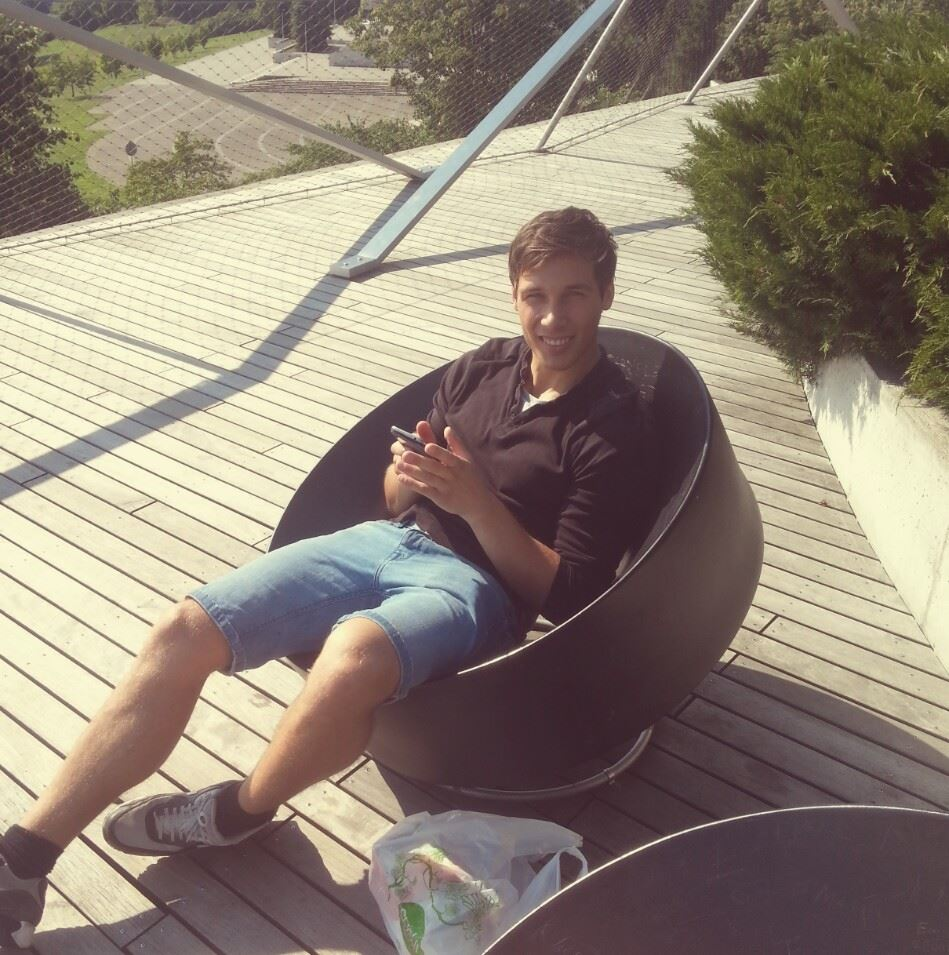
#> input picture images/11143084_1113005205394531_8314295806707262121_n.jpg, 949 x 955 px; its folder holds only this picture in this run
$ jupyter execute Face_detector.ipynb   (shell and % lines are left out)
#> lines starting #> are read from the running program, lines starting #| are printed output that depends on the picture
# Imports

[cell 1]
from PIL import Image
import numpy as np
import matplotlib.patches as patches

from os import listdir
from os.path import isfile, join

import cv2
import matplotlib.pyplot as plt

# Functions

[cell 2]
def plot_detector(img_array, coordinates):
    fig,ax = plt.subplots(1)
    ax.imshow(img_array)

    for i in coordinates:
        (x, y, w, h) = i
        rect = patches.Rectangle((x, y), w, h, linewidth=1.5, edgecolor='r', facecolor='none')

        ax.add_patch(rect)
    plt.show()

# Detect human face

[cell 3]
# load face detector
face_cascade = cv2.CascadeClassifier('haarcascades/haarcascade_frontalface_alt.xml')

[cell 4]
# list images to test
mypath = 'images'
onlyfiles = [f for f in listdir(mypath) if isfile(join(mypath, f))]

[cell 5]
# list of images in gray scale
img_list = []
coordinates_list = []

for img in onlyfiles:
    # img into array
    img = np.array(Image.open(mypath + "/{}".format(img)), dtype=np.uint8)
#> img is the input picture: shape (955, 949, 3); mean R, G, B 144.7, 132.2, 118.8

    # img into gray scale
    gray = cv2.cvtColor(img, cv2.COLOR_BGR2GRAY)
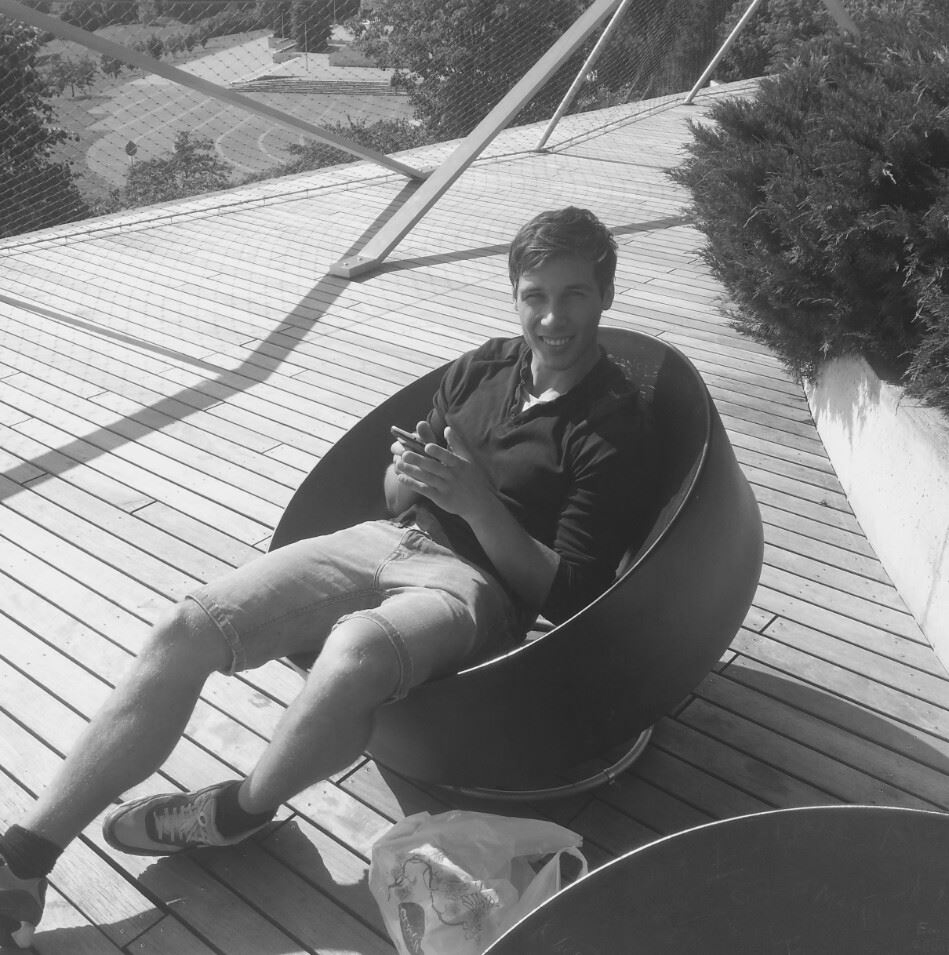
#> gray: shape (955, 949); min 20, max 251, mean 129.6

    # coordinates of the face in an image
    face = face_cascade.detectMultiScale(gray)
#> face = [[501, 255, 111, 111]]

    # image and coordinates list
    img_list.append(img)
    coordinates_list.append(face)

# Plot

[cell 6]
for img_array, coordinates in zip(img_list, coordinates_list):
    plot_detector(img_array, coordinates)
#> this loop made 1 pass
#> pass 1, in plot_detector, `plt.show()`:
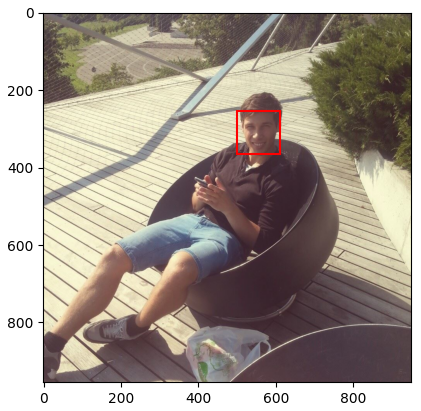
#> figure drawn by matplotlib, 1 panel

$ run again, on images/12014964_1151476514879635_1206987486959405574_o.jpg
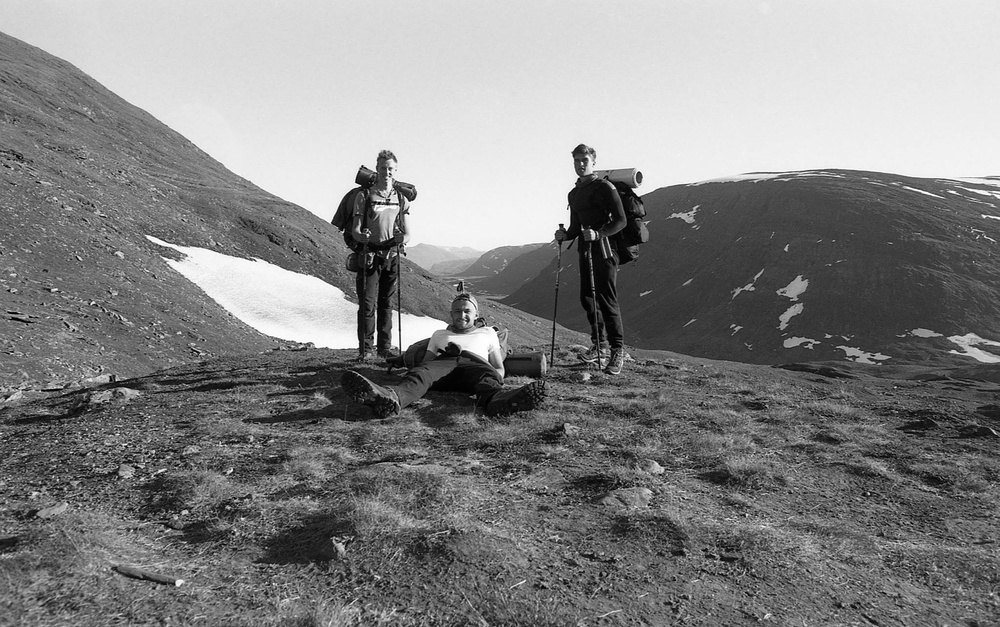
#> input picture images/12014964_1151476514879635_1206987486959405574_o.jpg, 1000 x 627 px, shrunk from 2048 x 1284 before the run
#> img is the input picture: shape (627, 1000, 3); min 0, max 255, mean 132.3
#> face = [[451, 302, 24, 24]]
#> the loop `for img_array, coordinates in zip(img_list, coordinates_list):` made 1 pass
#> pass 1, in plot_detector, `plt.show()`:
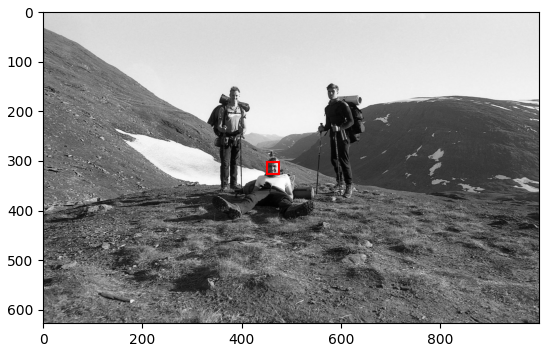
#> figure drawn by matplotlib, 1 panel

$ run again, on images/15232292_1307281132625544_6700474582248335354_n.jpg
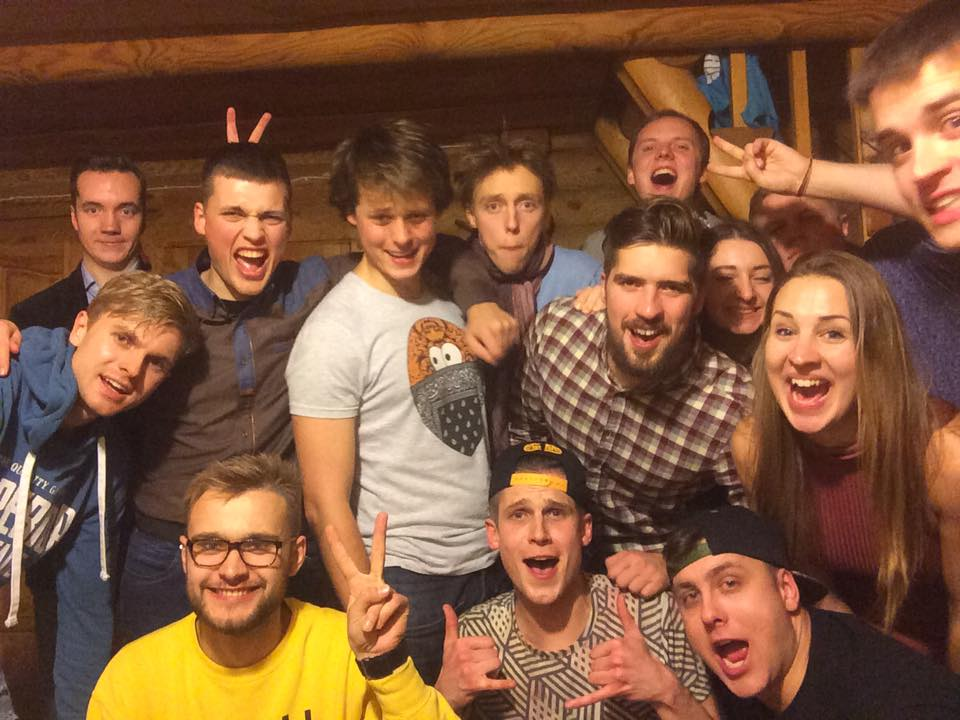
#> input picture images/15232292_1307281132625544_6700474582248335354_n.jpg, 960 x 720 px
#> img is the input picture: shape (720, 960, 3); mean R, G, B 128.6, 87.7, 61.6
#> `gray = cv2.cvtColor(img, cv2.COLOR_BGR2GRAY)`:
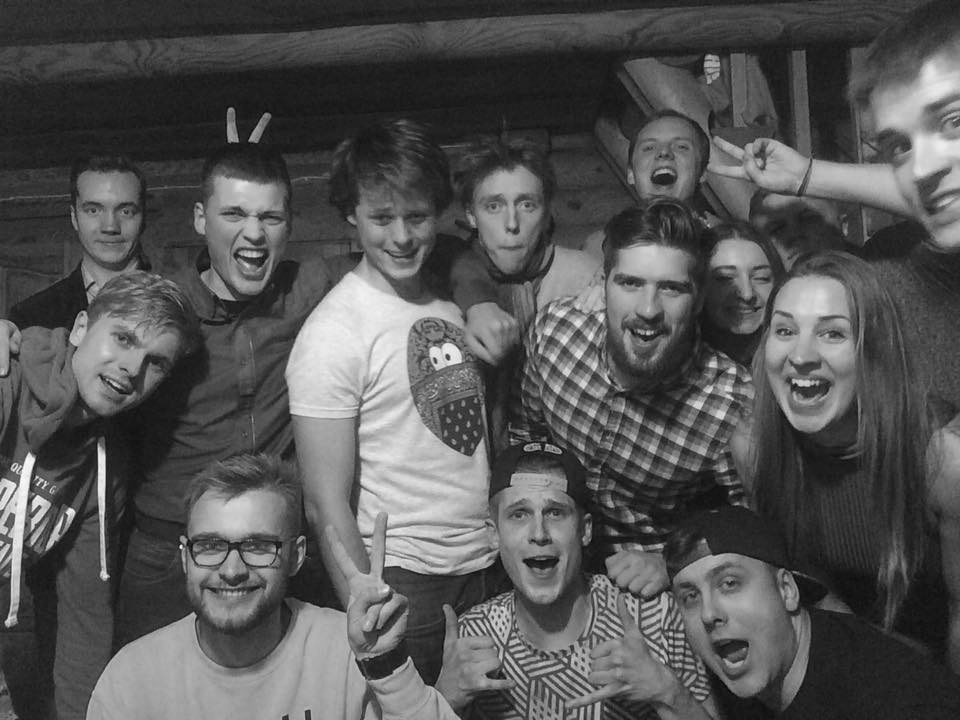
#> gray: shape (720, 960); min 6, max 252, mean 84.6
#> face = [[702, 52, 23, 23], [69, 177, 82, 82], [626, 117, 80, 80], [468, 169, 89, 89], [204, 178, 97, 97], [701, 244, 86, 86], [597, 245, 106, 106], [487, 471, 106, 106], [352, 180, 98, 98], [172, 494, 128, 128], [746, 281, 127, 127]]
#> the loop `for img_array, coordinates in zip(img_list, coordinates_list):` made 1 pass
#> pass 1, in plot_detector, `plt.show()`:
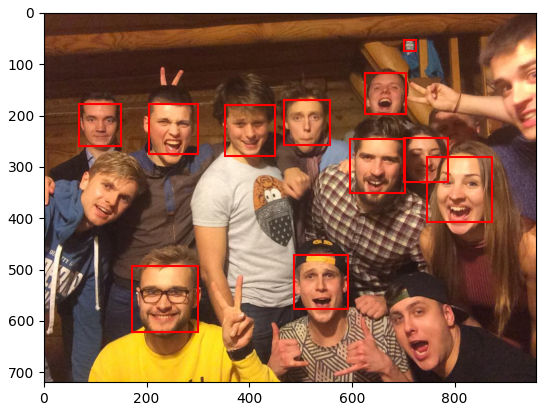
#> figure drawn by matplotlib, 1 panel

$ run again, on images/61987218_2742891365725879_7813193763722887168_o.jpg
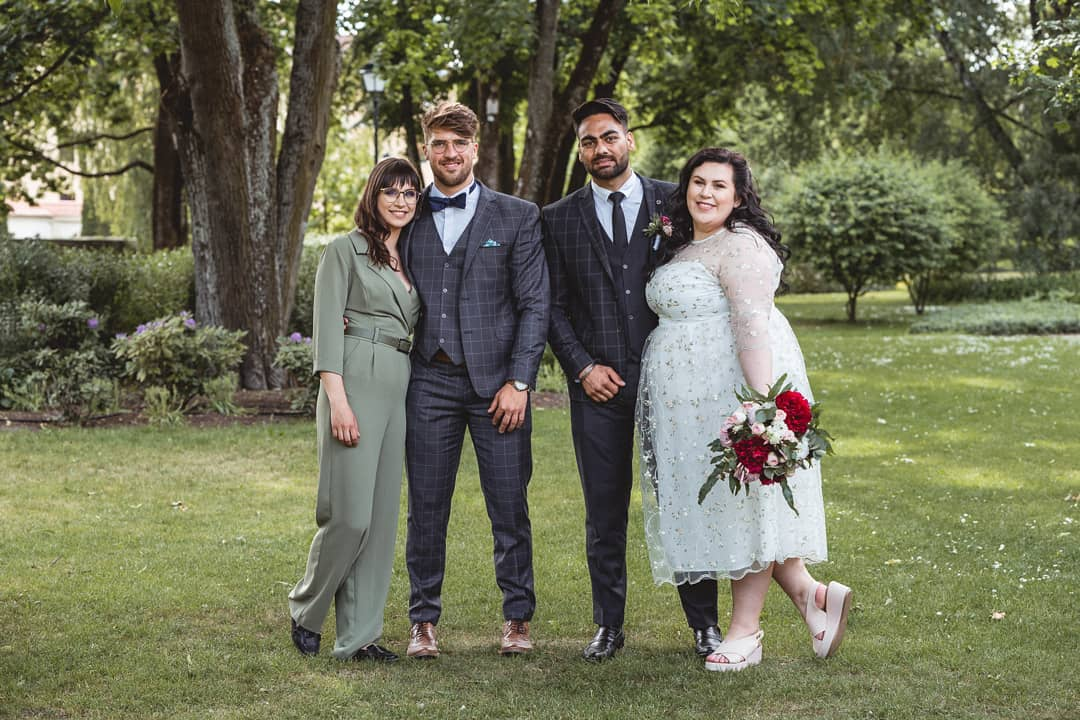
#> input picture images/61987218_2742891365725879_7813193763722887168_o.jpg, 1080 x 720 px
#> img is the input picture: shape (720, 1080, 3); mean R, G, B 111.3, 113.3, 86.7
#> `gray = cv2.cvtColor(img, cv2.COLOR_BGR2GRAY)`:
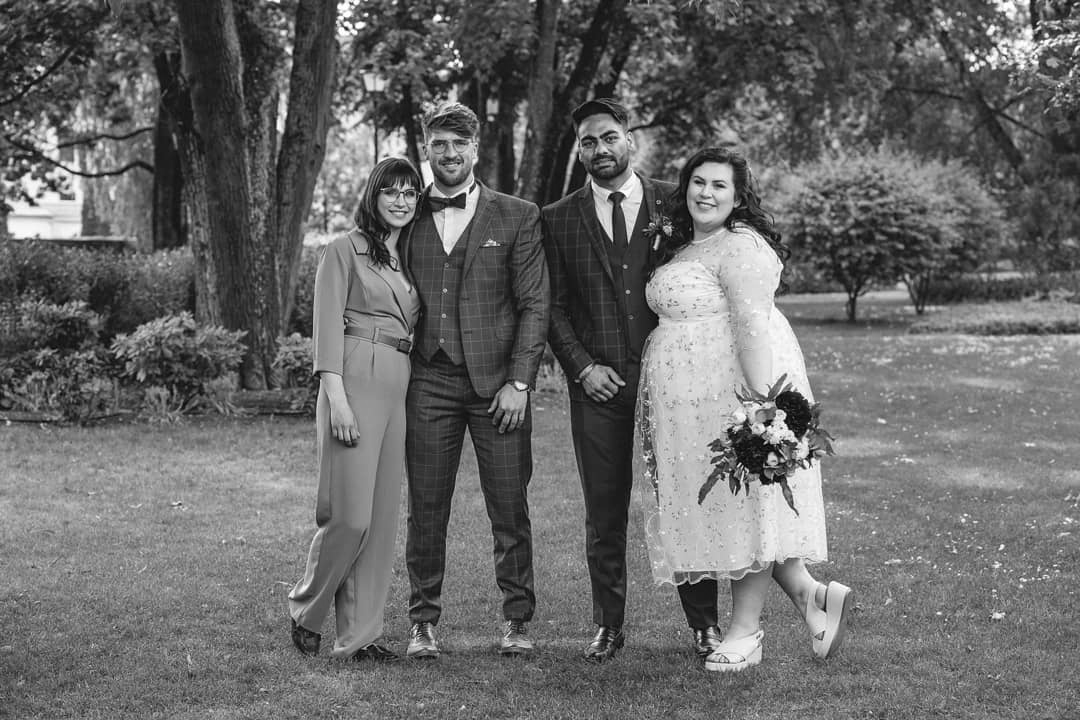
#> gray: shape (720, 1080); min 0, max 255, mean 105.2
#> face = [[682, 163, 54, 54], [591, 556, 43, 43], [374, 174, 51, 51], [570, 116, 62, 62], [423, 122, 56, 56]]
#> the loop `for img_array, coordinates in zip(img_list, coordinates_list):` made 1 pass
#> pass 1, in plot_detector, `plt.show()`:
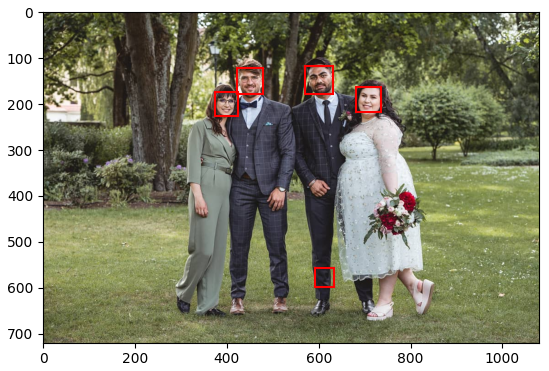
#> figure drawn by matplotlib, 1 panel
